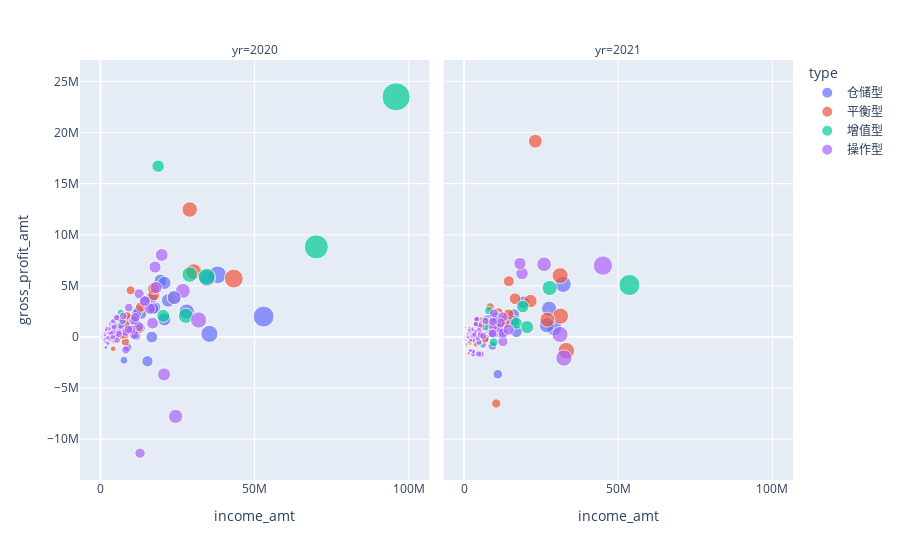

The notebook cell this image was saved under:
### Code cell
fig2 = px.scatter(
    data_frame= plt21, x = 'income_amt', y= 'gross_profit_amt', hover_data=['cost_center'],
    size = 'income_amt', color = 'type', facet_col = 'yr', )  
# hover_data=  ['account_name_en'] , 
fig2
